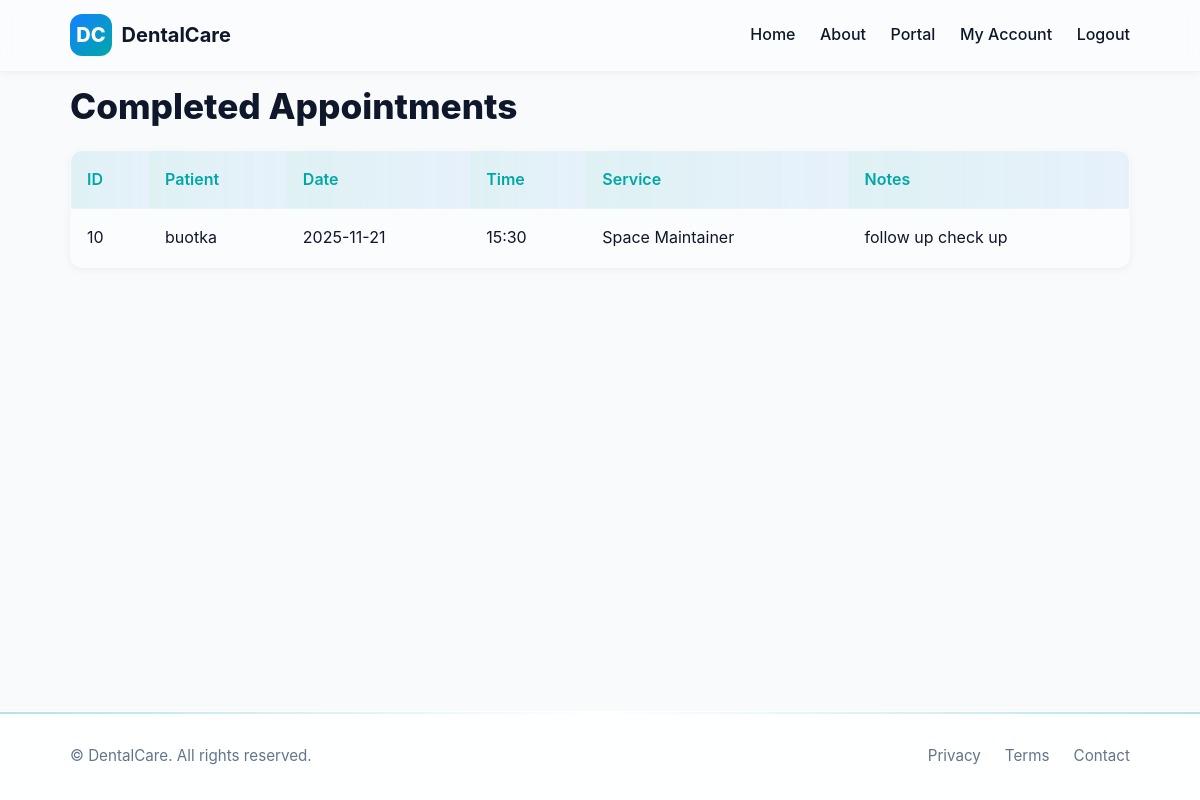
/dentist/completed (signed in), run on the app's committed database.
### tables this page shows
CREATE TABLE tbl_appointments (app_id INTEGER PRIMARY KEY AUTOINCREMENT, pat_id INTEGER NOT NULL REFERENCES tbl_patients (pat_id) ON DELETE RESTRICT ON UPDATE RESTRICT, dentist_id INTEGER NOT NULL REFERENCES tbl_accounts (acc_id) ON DELETE RESTRICT ON UPDATE RESTRICT, app_date TEXT NOT NULL, app_time TEXT NOT NULL, app_service TEXT, app_service_price REAL DEFAULT 50.0, app_status TEXT NOT NULL DEFAULT 'Pending' CHECK (app_status IN ('Pending', 'Approved', 'Scheduled', 'Completed', 'Cancelled', 'Confirmed')), app_notes TEXT, payment_method TEXT, payment_status TEXT DEFAULT 'Unpaid' CHECK (payment_status IN ('Unpaid', 'Paid', 'Pending')), created_at TEXT DEFAULT CURRENT_TIMESTAMP, FOREIGN KEY (pat_id) REFERENCES tbl_patients (pat_id), FOREIGN KEY (dentist_id) REFERENCES tbl_accounts (acc_id));

CREATE TABLE tbl_patients (pat_id INTEGER PRIMARY KEY AUTOINCREMENT, pat_name TEXT NOT NULL, pat_age INTEGER NOT NULL, pat_sex TEXT CHECK (pat_sex IN ('M', 'F')), pat_contact TEXT, pat_address TEXT, customer_id INTEGER REFERENCES tbl_accounts (acc_id) ON DELETE RESTRICT ON UPDATE RESTRICT, FOREIGN KEY (customer_id) REFERENCES tbl_accounts (acc_id) ON DELETE CASCADE);

### app.py (the view)
            def inner(*args, **kwargs):
                user = current_user()
                if user is None or (roles and user['acc_role'] not in roles):
                    flash('Unauthorized', 'error')
                    return redirect(url_for('login'))
                return fn(*args, **kwargs)

### app.py (called while the page is built)
def get_db():
    if 'db' not in g:
        g.db = sqlite3.connect(DATABASE)
        g.db.row_factory = sqlite3.Row
    return g.db

### templates/dentist_completed.html (shortened to what this page needs)
{% extends 'base.html' %}
{% block content %}
<div class="container">
  <h1>Completed Appointments</h1>
  <table class="table">
    <thead><tr><th>ID</th><th>Patient</th><th>Date</th><th>Time</th><th>Service</th><th>Notes</th></tr></thead>
    <tbody>
      {% for a in apps %}
      <tr>
        <td>{{ a.app_id }}</td>
        <td>{{ a.pat_name }}</td>
        <td>{{ a.app_date }}</td>
        <td>{{ a.app_time }}</td>
        <td>{{ a.app_service }}</td>
        <td>{{ a.app_notes or 'N/A' }}</td>
      </tr>
      {% endfor %}
    </tbody>
  </table>
</div>
{% endblock %}

### static/css/styles.css (style rules this page uses)
:root { --bg: #f8fafc; --surface: rgba(255, 255, 255, 0.6); --fg: #0f172a; --muted: #64748b; --primary: #00a7a7; --secondary: #1282ff; --danger: #ef4444; --success: #22c55e; --border: rgba(255, 255, 255, 0.2); --radius: 1rem; --shadow: 0 8px 30px rgba(2, 6, 23, 0.15); }
* { box-sizing: border-box; margin: 0; padding: 0; }
html, body { font-family: "Inter", "Segoe UI", system-ui, sans-serif; background: var(--bg); color: var(--fg); font-size: 16px; line-height: 1.6; scroll-behavior: smooth; height: 100%; display: flex; flex-direction: column; }
.container { max-width: 1100px; margin: 0 auto; padding: 0 1.25rem; }
h1 { font-size: 2.2rem; line-height: 1.1; margin: 1rem 0; font-weight: 800; }
.table { width: 100%; border-collapse: collapse; margin-top: 1.5rem; border: 1px solid var(--border); border-radius: 0.75rem; overflow: hidden; box-shadow: 0 2px 8px rgba(0, 0, 0, 0.05); }
.table th, .table td { padding: 1rem; border-top: 1px solid var(--border); text-align: left; }
.table th { background: linear-gradient(90deg, rgba(0, 167, 167, 0.1), rgba(18, 130, 255, 0.08)); color: var(--primary); font-weight: 600; }
.table td { background: rgba(255, 255, 255, 0.5); }

### data on the page
tbl_appointments: app_id "10", pat_name "buotka", app_date "2025-11-21", app_time "15:30", app_service "Space Maintainer", app_notes "follow up check up"
